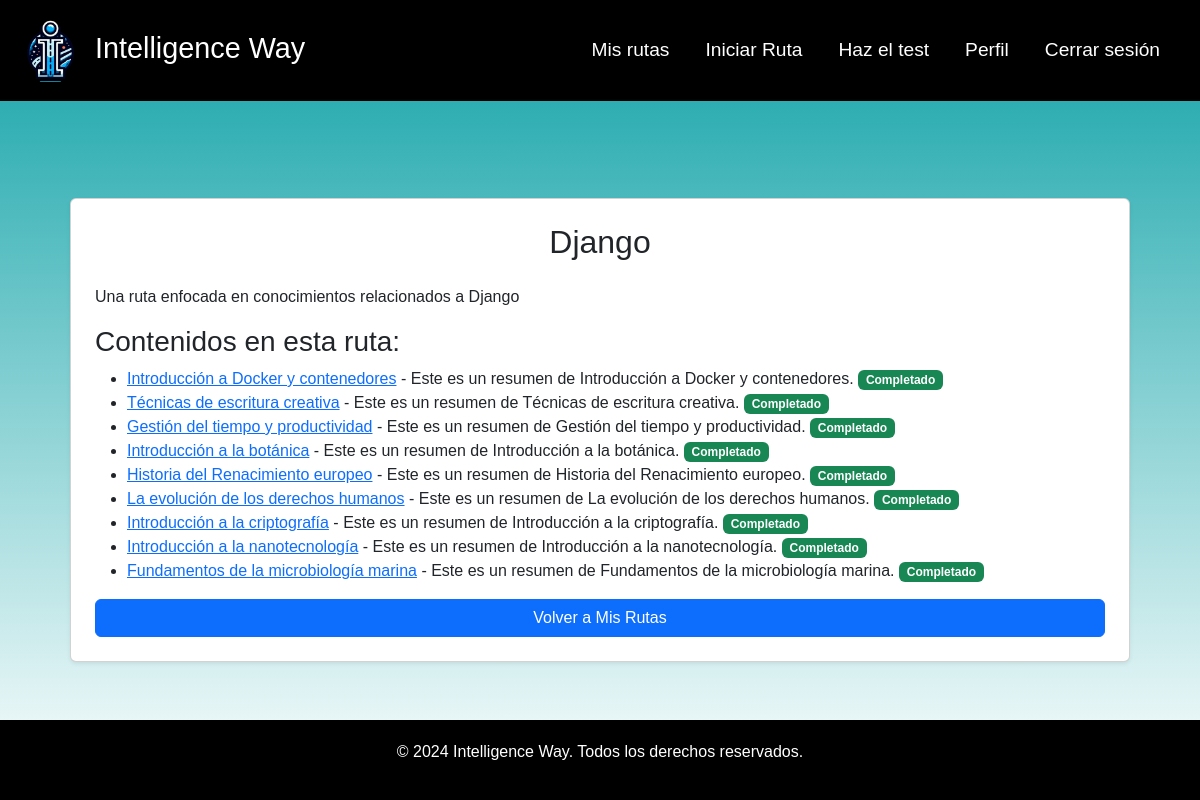
The page /route/my-routes/27/ (signed in) on the database its author committed.
### route/models.py (models this page shows, shortened)
class RutaAprendizaje(models.Model):
    title = models.CharField(max_length=100)
    description = models.TextField(max_length=255)
    usuario = models.ForeignKey(User, on_delete=models.CASCADE)
    contenidos = models.ManyToManyField(Contenido, through='ProgresoContenido', related_name='rutas')
    completado = models.BooleanField(default=False)

class Contenido(models.Model):
    title = models.CharField(max_length=100)
    autor = models.ForeignKey(Autor, default="Autor borrado", on_delete=models.SET_DEFAULT)
    tags = models.ManyToManyField(Tag, default="Tag borrado")
    duracion = models.IntegerField()
    tipoDeContenido = models.IntegerField()
    link = models.CharField(max_length=255)
    description = models.TextField(max_length=255)
    contenidosPrevios = models.ManyToManyField('self', blank=True)
    imagen = models.ImageField(
        upload_to='IntelligenceWay/static/contenidos/img/',
        null=True, blank=True,
        default='IntelligenceWay/static/contenidos/img/default_image.jpg'
    )

### route/views.py (the view)
# urls.py: path('my-routes/<int:pk>/', views.RutaDetail.as_view(), name='ruta_detail'),
class RutaDetail(LoginRequiredMixin, DetailView):
    model = RutaAprendizaje
    template_name = 'ruta_detail.html'
    context_object_name = 'route'
    def get_context_data(self, **kwargs):
        context = super().get_context_data(**kwargs)
        context['contenidos'] = self.object.contenidos.all()
        progreso_dict = {}
        for contenido in context['contenidos']:
            progreso = ProgresoContenido.objects.filter(usuario=self.request.user, contenido=contenido).first()
            if progreso:
                progreso_dict[contenido.id] = progreso.completado  # Solo guarda el estado de completado
            else:
                progreso_dict[contenido.id] = False  # Si no hay progreso, se considera no completado
        context['progreso_dict'] = progreso_dict
        return context

### route/templatetags/custom_filters.py (called while the page is built)
@register.filter
def get_item(dictionary, key):
    return dictionary.get(key)

### route/templates/ruta_detail.html
{% extends "base.html" %}
{% load custom_filters %}
{% block content %}
<div class="container mt-5">
    <div class="card shadow-sm p-4">
        <h2 class="mb-4 text-center">{{ route.title }}</h2>
        <p>{{ route.description }}</p>
        <h3>Contenidos en esta ruta:</h3>
        <ul>
            {% for contenido in contenidos %}
                <li>
                    <a href="{% url 'contenido_detail' contenido.id %}">{{ contenido.title }}</a>
                    - {{ contenido.description }}
                    {% if progreso_dict|get_item:contenido.id %}
                        <span class="badge bg-success">Completado</span>
                    {% else %}
                        <form action="{% url 'actualizar_progreso_contenido' route.id contenido.id %}" method="post" style="display:inline;">
                            {% csrf_token %}
                            <button type="submit" class="btn btn-sm btn-primary">Marcar como completado</button>
                        </form>
                    {% endif %}
                </li>
            {% empty %}
                <li>No hay contenidos en esta ruta de aprendizaje.</li>
            {% endfor %}
        </ul>
        <a href="{% url 'my_routes' %}" class="btn btn-primary">Volver a Mis Rutas</a>
    </div>
</div>
{% endblock %}

### IntelligenceWay/static/css/styles.css (style rules this page uses)
body { font-family: Arial, sans-serif; margin: 0; color: #2B2D42; background: linear-gradient(to bottom, rgb(15, 162, 167), rgba(255, 255, 255, 0.712)); height: 100vh; margin: 0; }
.container { width: 100%; height: 100%; padding: 20px; }

### rows shown on the page
RutaAprendizaje: title "Django", description "Una ruta enfocada en conocimientos relacionados a Django"
Contenido: title "Introducción a Docker y contenedores", description "Este es un resumen de Introducción a Docker y contenedores.", shows "Completado"
Contenido: title "Técnicas de escritura creativa", description "Este es un resumen de Técnicas de escritura creativa.", shows "Completado"
Contenido: title "Gestión del tiempo y productividad", description "Este es un resumen de Gestión del tiempo y productividad.", shows "Completado"
Contenido: title "Introducción a la botánica", description "Este es un resumen de Introducción a la botánica.", shows "Completado"
Contenido: title "Historia del Renacimiento europeo", description "Este es un resumen de Historia del Renacimiento europeo.", shows "Completado"
Contenido: title "La evolución de los derechos humanos", description "Este es un resumen de La evolución de los derechos humanos.", shows "Completado"
Contenido: title "Introducción a la criptografía", description "Este es un resumen de Introducción a la criptografía.", shows "Completado"
Contenido: title "Introducción a la nanotecnología", description "Este es un resumen de Introducción a la nanotecnología.", shows "Completado"
Contenido: title "Fundamentos de la microbiología marina", description "Este es un resumen de Fundamentos de la microbiología marina.", shows "Completado"
